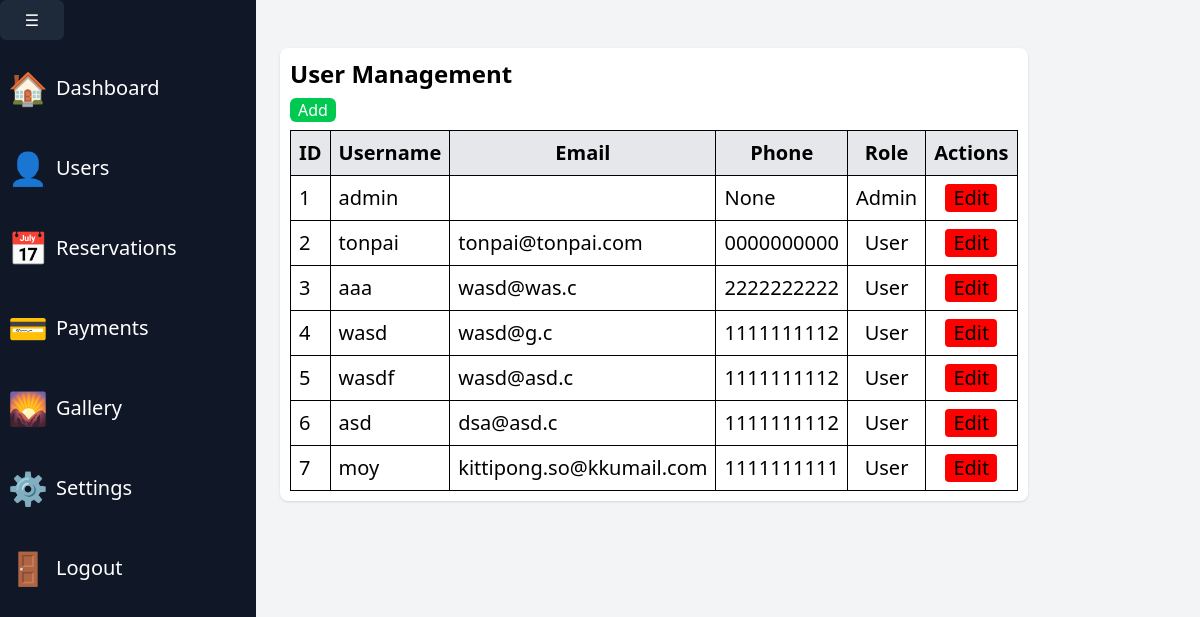
Page /admin-custom/user/ (signed in) on the committed database.
### Useraccounts/models.py (models this page shows, shortened)
class CustomerUsers(AbstractUser):
    phone_number = models.CharField(max_length=10, blank=True, null=True)
    groups = models.ManyToManyField(
        'auth.Group',
        related_name='customer_users',
        blank=True,
        help_text='The groups this user belongs to.',
        verbose_name='groups',
    )
    user_permissions = models.ManyToManyField(
        'auth.Permission',
        related_name='customer_users',
        blank=True,
        help_text='Specific permissions for this user.',
        verbose_name='user permissions',
    )
    class Meta:
        verbose_name = 'Customer User'
        verbose_name_plural = 'Customer Users'

### LoginSystem/views/LoginViews.py (the view)
# urls.py: path('user/', LoginViews.admin_userManagement, name='admin_userManagement'),
def  admin_userManagement(request):
    logged_in = isSuperUser(request)
    if isinstance(logged_in, (HttpResponseForbidden, HttpResponseRedirect)):
        return logged_in  # Return the response immediately
    users = User.objects.all()  # Get all users
    context = {
        'logged_in': logged_in['loggedin'],
        'user': logged_in['user'],
        'users': users,  # Pass users to the template
        'field_sizes': ['Small', 'Medium', 'Large'],
    }
    return render(request, 'private/userManagement.html', context)

### LoginSystem/views/LoginViews.py (called while the page is built)
def check_login(request):
    return {
        'loggedin': request.user.is_authenticated,
        'user': request.user
    }

def isSuperUser(request):
    logged_in = check_login(request)
    if not logged_in['loggedin']:
        return redirect('login-th')
    if not logged_in['user'].is_superuser:
        return HttpResponseForbidden("You do not have permission to access this page.")  # 403 Forbidden
    return logged_in

### templates/private/userManagement.html (shortened to what this page needs)
{% extends 'private/base.html' %}
{% block content %}
<main class="flex-1 p-6">
    <div class="mt-6 bg-white p-4 rounded-lg shadow " style="padding: 10px;">
        <h2 class="text-2xl font-semibold">User Management</h2>
        <button onclick="addRow()" class="mt-2 mb-2 px-2 bg-green-500 text-white rounded-md" style="cursor: pointer;">Add</button>
        <table id="userTable" class="w-full border-collapse border border-gray-300" >
            <thead>
                <tr class="bg-gray-200">
                    <th class="border p-2 text-xl">ID</th>
                    <th class="border p-2 text-xl">Username</th>
                    <th class="border p-2 text-xl">Email</th>
                    <th class="border p-2 text-xl">Phone</th>
                    <th class="border p-2 text-xl">Role</th>
                    <th class="border p-2 text-xl">Actions</th>
                </tr>
            </thead>
            <tbody>
                {% for user in users %}
                <tr class="">
                    <td class="border p-2 text-xl">{{user.id}}</td>
                    <td class="border p-2 text-xl">
                        <span id="username-{{user.id}}">{{user.username}}</span>
                    </td>
                    <td class="border p-2 text-xl">
                        <span id="email-{{user.id}}">{{user.email}}</span>
                    </td>
                    <td class="border p-2 text-xl">
                        <span id="phoneNumber-{{user.id}}">{{user.phone_number}}</span>
                    </td>
                    <td class="border p-2 text-xl" style="text-align: center;">
                        <span id="role-{{user.id}}">
                            {% if user.is_superuser %}
                                Admin
                            {% else %}
                                User
                            {% endif %}
                        </span>
                    </td>
                    <td class="border p-2 text-xl" style="text-align: center;">
                        <button onclick="editRow({{ user.id }})" id="edit-btn-{{ user.id }}" class="px-2 rounded" style="background-color: red; cursor: pointer;">Edit</button>
                    </td>
                </tr>
                {% endfor %}
            </tbody>
        </table>
    </div>
</main>
{% endblock %}

### templates/private/base.html (shortened to what this page needs)
<!DOCTYPE html>
<html lang="en">
<head>
    {% load static %}
    <link rel="stylesheet" href="{% static 'output.css' %}">
</head>
<body style="background-color: #f3f4f6;">
    <div class="flex min-h-screen">
        <aside id="sidebar" class="sticky text-white w-64 p-4" style="background-color: #101828;width: 16rem;">
            <button onclick="toggleSidebar()" class="mb-4 p-2 rounded-md hover:bg-gray-700" style="background-color: #1e2939; cursor: pointer; width: 4rem;">
                ☰
            </button>
            <nav class="space-y-4">
                <a href="{% url 'admin_dashboard' %}" class="flex items-center gap-2 p-2 hover:bg-gray-700 rounded-md">
                    <span style="font-size: 2rem;">🏠</span> <span class="sidebarText text-xl" >Dashboard</span>
                </a>
                <a href="{% url 'admin_userManagement' %}" class="flex items-center gap-2 p-2 hover:bg-gray-700 rounded-md">
                    <span style="font-size: 2rem;">👤</span> <span class="sidebarText text-xl" >Users</span>
                </a>
                <a href="{% url 'admin_reservationManagement' %}" class="flex items-center gap-2 p-2 hover:bg-gray-700 rounded-md">
                    <span style="font-size: 2rem;">📅</span> <span class="sidebarText text-xl" >Reservations</span>
                </a>
                <a href="#" class="flex items-center gap-2 p-2 hover:bg-gray-700 rounded-md">
                    <span style="font-size: 2rem;">💳</span> <span class="sidebarText text-xl" >Payments</span>
                </a>
                <a href="{% url 'admin-gallery' %}" class="flex items-center gap-2 p-2 hover:bg-gray-700 rounded-md">
                    <span style="font-size: 2rem;">🌄</span> <span class="sidebarText text-xl" >Gallery</span>
                </a>
                <a href="#" class="flex items-center gap-2 p-2 hover:bg-gray-700 rounded-md">
                    <span style="font-size: 2rem;">⚙️</span> <span class="sidebarText text-xl" >Settings</span>
                </a>
                <a href="{% url 'home-th' %}" class="flex items-center gap-2 p-2 hover:bg-gray-700 rounded-md">
                    <span style="font-size: 2rem;">🚪</span> <span class="sidebarText text-xl" >Logout</span>
                </a>
            </nav>
        </aside>
        {% block content %}{% endblock %}
    </div>
</body>
</html>

### rows in the picture
CustomerUsers: id "1", username "admin", phone_number "None", is_superuser "Admin"
CustomerUsers: id "2", username "tonpai", email "tonpai@tonpai.com", phone_number "0000000000", is_superuser "User"
CustomerUsers: id "3", username "aaa", email "wasd@was.c", phone_number "2222222222", is_superuser "User"
CustomerUsers: id "4", username "wasd", email "wasd@g.c", phone_number "1111111112", is_superuser "User"
CustomerUsers: id "5", username "wasdf", email "wasd@asd.c", phone_number "1111111112", is_superuser "User"
CustomerUsers: id "6", username "asd", email "dsa@asd.c", phone_number "1111111112", is_superuser "User"
CustomerUsers: id "7", username "moy", email "kittipong.so@kkumail.com", phone_number "1111111111", is_superuser "User"
